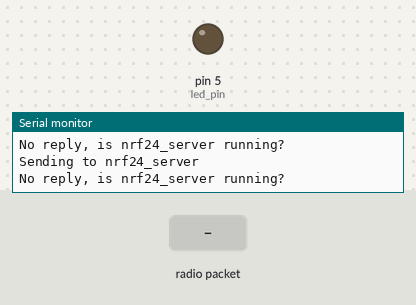
Bench run of a sketch on a simulated Arduino Uno, built with avr-gcc and run on an emulated ATmega328P. Shown: output pins drawn as LEDs (lit = HIGH), the last lines printed to the serial monitor. The inputs (shaded band) are chosen by the test bench. No radio packets arrive unless stated.

Above: at 1.2 s.
1.3 s: radio packet "1" arrives
At 2.8 s:
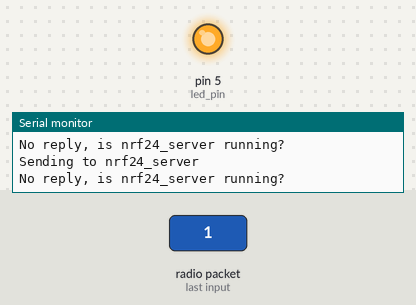
3.1 s: radio packet "0" arrives
At 4.3 s:
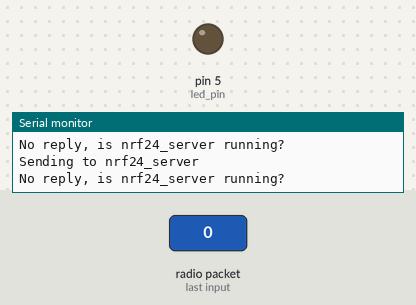
4.7 s: radio packet "2" arrives
At 5.6 s:
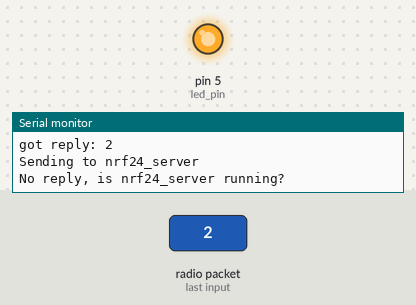
Timing chart, 0 to 7.7 s (numbered marks = the images above; inputs shaded):
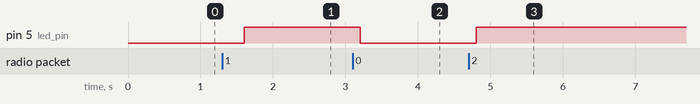

Measured:
- after the input at 1.3 s, pin 5 (led_pin): LOW → HIGH after 0.30 s
- after the input at 3.1 s, pin 5 (led_pin): HIGH → LOW after 0.11 s
- after the input at 4.7 s, pin 5 (led_pin): LOW → HIGH after 0.11 s

The sketch:

nrf24_test_client.ino
```cpp
// nrf24_client.pde
// -*- mode: C++ -*-
// Example sketch showing how to create a simple messageing client
// with the RH_NRF24 class. RH_NRF24 class does not provide for addressing or
// reliability, so you should only use RH_NRF24 if you do not need the higher
// level messaging abilities.
// It is designed to work with the other example nrf24_server.
// Tested on Uno with Sparkfun NRF25L01 module
// Tested on Anarduino Mini (http://www.anarduino.com/mini/) with RFM73 module
// Tested on Arduino Mega with Sparkfun WRL-00691 NRF25L01 module

#include <SPI.h>
#include <RH_NRF24.h>

// Singleton instance of the radio driver
//RH_NRF24 nrf24;
RH_NRF24 nrf24(8, 7); // use this to be electrically compatible with Mirf
// RH_NRF24 nrf24(8, 10);// For Leonardo, need explicit SS pin
// RH_NRF24 nrf24(8, 7); // For RFM73 on Anarduino Mini

boolean led_on = false;
int led_pin = 5;
void setup()
{
  Serial.begin(9600);
  while (!Serial)
    ; // wait for serial port to connect. Needed for Leonardo only

  pinMode(led_pin, OUTPUT);

  if (!nrf24.init())
    Serial.println("init failed");
  // Defaults after init are 2.402 GHz (channel 2), 2Mbps, 0dBm
  if (!nrf24.setChannel(1))
    Serial.println("setChannel failed");
  if (!nrf24.setRF(RH_NRF24::DataRate2Mbps, RH_NRF24::TransmitPower0dBm))
    Serial.println("setRF failed");
}


void loop()
{
  Serial.println("Sending to nrf24_server");
  // Send a message to nrf24_server
  uint8_t data[] = "Hello World!";
  //nrf24.send(data, sizeof(data));

  //nrf24.waitPacketSent();
  // Now wait for a reply
  uint8_t buf[RH_NRF24_MAX_MESSAGE_LEN];
  uint8_t len = sizeof(buf);

  if (nrf24.available())
  {
    // Should be a reply message for us now
    if (nrf24.recv(buf, &len))
    {
      Serial.print("got reply: ");
      Serial.println((char*)buf);
      led_on = !led_on;
      if(led_on) {
        digitalWrite(led_pin, HIGH);
      } else {
        digitalWrite(led_pin, LOW);
      }

    }
    else
    {
      Serial.println("recv failed");
    }
  }
  else
  {
    Serial.println("No reply, is nrf24_server running?");
  }
  delay(400);
}
```
